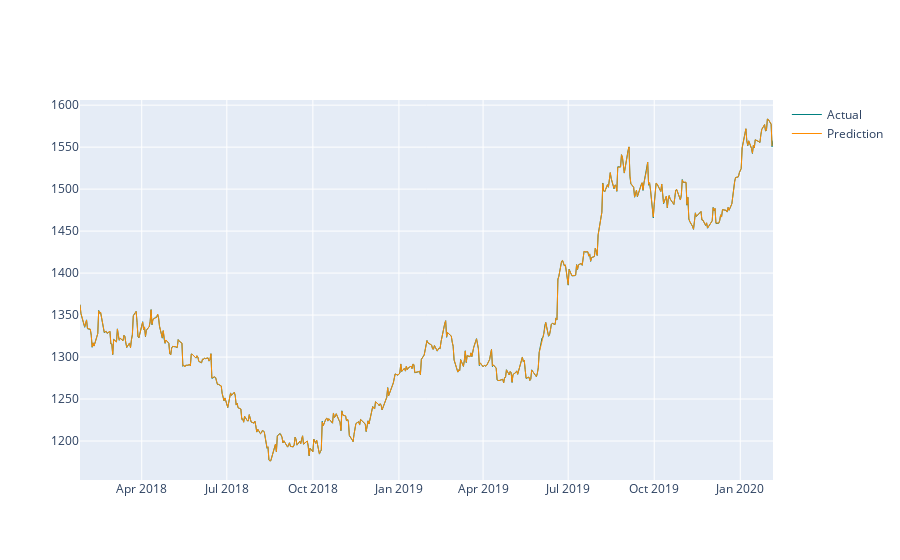

Source (notebook cell):
### Code cell
import plotly.express as px
import plotly.graph_objects as go

fig = go.Figure([

    go.Scatter(
        name='Actual',
        x=graphdata_gold.Date,
        y=graphdata_gold['test'],
        mode='lines',
        marker=dict(color="#008080"),
        line=dict(width=1),
        showlegend=True
    ),
    go.Scatter(
        name='Prediction',
        x=graphdata_gold.Date,
        y=graphdata_gold['preds'],
        marker=dict(color="#FF8C00"),
        line=dict(width=1),
        mode='lines',
        fillcolor='rgba(68, 68, 68, 0.3)',
        showlegend=True
    )
])

fig.update_layout(
    yaxis_title='',
    title='',
    hovermode="x"
)

fig.show()

### Figure 1 — Plotly figure (JSON) as saved in the notebook; plotly's stock layout.template omitted (floating-point values rounded to 4 significant figures; data arrays with more than 128 entries replaced by an {"elided": "..."} marker saying what was removed)
{"data": [{"line": {"width": 1}, "marker": {"color": "#008080"}, "mode": "lines", "name": "Actual", "showlegend": true, "type": "scatter", "x": {"elided": "504 str values"}, "y": {"elided": "504 float values"}}, {"fillcolor": "rgba(68, 68, 68, 0.3)", "line": {"width": 1}, "marker": {"color": "#FF8C00"}, "mode": "lines", "name": "Prediction", "showlegend": true, "type": "scatter", "x": {"elided": "504 str values"}, "y": {"elided": "504 float values"}}], "layout": {"hovermode": "x", "title": {"text": ""}, "yaxis": {"title": {"text": ""}}}}
